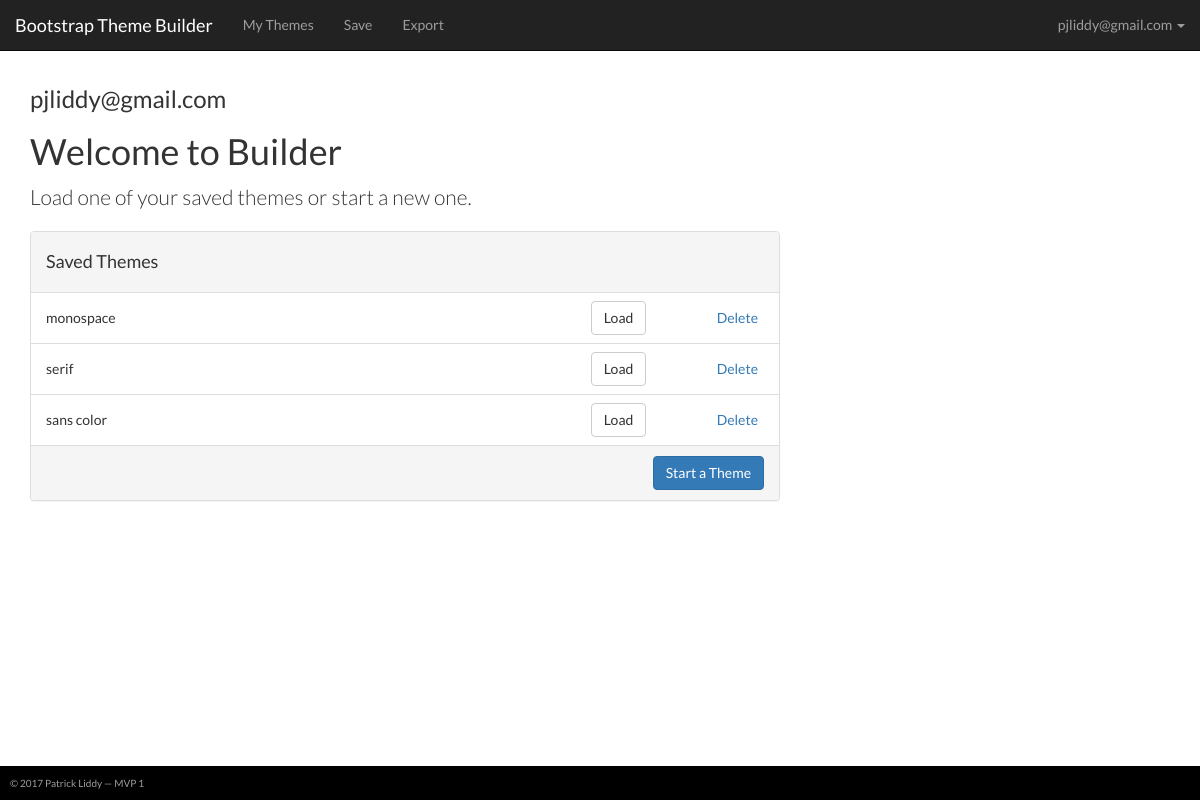
Screenshot of /user (signed in) with the database file from the repository.
### tables this page shows
CREATE TABLE users (id INTEGER PRIMARY KEY AUTOINCREMENT NOT NULL UNIQUE, name TEXT UNIQUE NOT NULL, hash TEXT);

CREATE TABLE themes (id INTEGER PRIMARY KEY AUTOINCREMENT UNIQUE NOT NULL, name TEXT NOT NULL, user_id NUMERIC REFERENCES users (id) NOT NULL);

### builder.py (the view)
@app.route("/user")
@login_required
def user():
  themes = query_db('SELECT * FROM themes WHERE user_id = ?', (session["user_id"],))
  return render_template("user.html", themes=themes)

### builder.py (called while the page is built)
@app.context_processor
def utility_processor():
  def user_name():
    user_name = get_user_name()
    return user_name
  return dict(user_name=user_name)

@app.context_processor
def utility_processor():
  def get_html(category, vars={}):
    return get_content(category, vars)
  return dict(get_html=get_html)

@app.teardown_appcontext
def close_connection(exception):
    db = getattr(g, '_database', None)
    if db is not None:
        db.close()

  @app.after_request
  def after_request(response):
    response.headers["Cache-Control"] = "no-cache, no-store, must-revalidate"
    response.headers["Expires"] = 0
    response.headers["Pragma"] = "no-cache"
    return response

### content.py (called while the page is built, shortened)
def get_content( id, vars={} ):
  if id == 'home':
    return("<h3>" + vars['username'] + "</h3>" +
           "<h1>Welcome to Builder</h1>" +
           "<p class='lead'>Load one of your saved themes or start a new one.</p>")
  elif id == 'elements':
    rendered = render_template("elements.html")
    return(render_template("elements.html"))

### helpers.py (called while the page is built)
def get_db():
  db = getattr(g, '_database', None)
  if db is None:
      db = g._database = sqlite3.connect(DATABASE)
  def make_dicts(cursor, row):
    return dict((cursor.description[idx][0], value)
                for idx, value in enumerate(row))
  db.row_factory = make_dicts
  return db

def query_db(query, args=(), one=False):
  cur = get_db().execute(query, args)
  rv = cur.fetchall()
  cur.close()
  return (rv[0] if rv else None) if one else rv

def login_required(f):
    @wraps(f)
    def decorated_function(*args, **kwargs):
        if session.get("user_id") is None:
            return redirect(url_for("login", next=request.url))
        return f(*args, **kwargs)
    return decorated_function

def get_user_name():
  return query_db('SELECT name FROM users WHERE id =  ?',(session["user_id"],))[0]['name']

### templates/user.html (shortened to what this page needs)
{% extends "private.html" %}
{% block main %}
  <div class="wrapper">
    {{ get_html('home', { 'username':user_name() } )|safe }}
    <div class="row">
      <div class="col-md-8">
        <div class="panel panel-default">
          <div class="panel-heading clearfix">
            <h4>Saved Themes</h4>
          </div>
          <table class="table" id="saved-themes-list">
            {% if themes %}
              {% for theme in themes %}
                <tr>
                  <td class='col-md-8'><p class="theme-name-list-item">{{ theme.name }}</p></td>
                  <td class='col-md-2 text-right'>
                    <button class="btn btn-default load-theme-btn" data-value="{{ theme.id }}">Load</button>
                  </td>
                  <td class='col-md-2 text-right'>
                    <button class="btn btn-link delete-theme-btn" data-value="{{ theme.id }}">Delete</button>
                  </td>
                </tr>
              {% endfor %}
            {% else %}
              <tr>
                <td class='col-md-12'><p class="theme-name-list-item">You haven't built any themes yet.</p></td>
              </tr>
            {% endif %}
          </table>
          <div class="panel-footer clearfix">
            <button class="btn btn-primary pull-right" id="new-theme-btn">Start a Theme</button>
          </div>
        </div>
      </div>
    </div>
  </div>
{% endblock %}

### templates/private.html (shortened to what this page needs)
<!DOCTYPE html>
<html lang="en">
<head>
  <link rel="stylesheet" href="{{ url_for('static', filename='bootstrap/builder/css/bootstrap.css') }}" type="text/css">
  <link rel="stylesheet" href="{{ url_for('static', filename='bootstrap/builder/css/builder-styles.css') }}" type="text/css">
</head>
<body>
  <div class="container clearfix">
    <nav class="navbar navbar-inverse navbar-fixed-top">
      <div class="container-fluid">
        <nav class="navbar navbar-inverse navbar-fixed-top">
          <div class="container-fluid">
            <div class="navbar-header">
              <a class="navbar-brand" href="{{ url_for('user') }}">Bootstrap Theme Builder</a>
            </div>
            <div class="collapse navbar-collapse" id="navbar">
              {% if session.user_id %}
                <ul class="nav navbar-nav">
                  <li><a href="{{ url_for('user') }}">My Themes</a></li>
                  <li><a href="" id="save-theme-btn">Save</a></li>
                  <li><a href="{{ url_for('export') }}">Export</a></li>
                </ul>
                <ul class="nav navbar-nav navbar-right">
                  <li class="dropdown">
                    <a href="#" class="dropdown-toggle" data-toggle="dropdown" role="button" aria-haspopup="true" aria-expanded="false">{{ user_name() }} <span class="caret"></span></a>
                  </li>
                </ul>
              {% else %}
                <ul class="nav navbar-nav navbar-right">
                  <li><a href="{{ url_for('register') }}">New User</a></li>
                  <li><a href="{{ url_for('login') }}">Sign In</a></li>
                </ul>
              {% endif %}
            </div>
          </div>
        </nav>
      </div>
    </nav>
    {% block main %}{% endblock %}
    <footer class="navbar-fixed-bottom">
      &copy; 2017 Patrick Liddy — MVP 1
    </footer>
  </div>
</body>
</html>

### rows the page displays
users: name "pjliddy@gmail.com", name "pjliddy@gmail.com Welcome to Builder Load one of your saved themes or start a new one."
themes: name "monospace", {{ theme.id }} 47 (drawn)
themes: name "serif", {{ theme.id }} 48 (drawn)
themes: name "sans color", {{ theme.id }} 49 (drawn)
